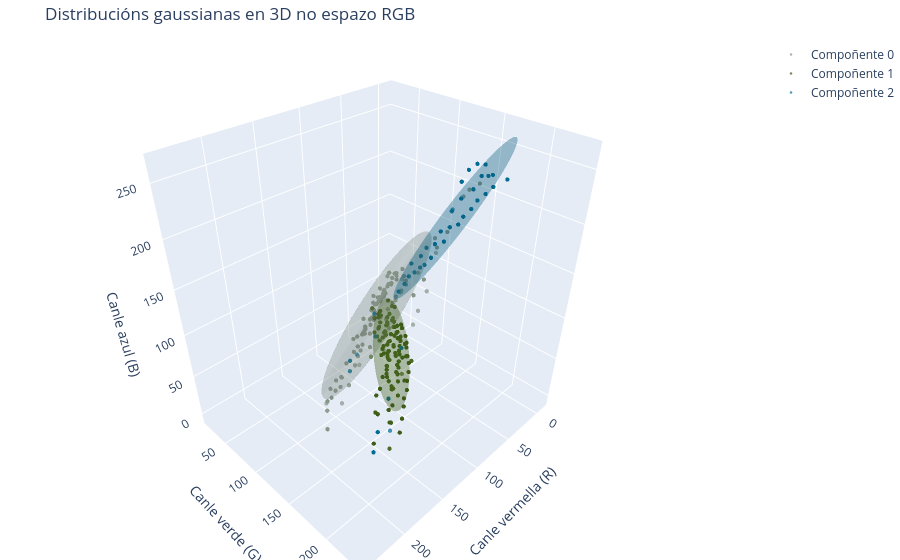

Notebook source saved alongside this figure:
### Markdown cell above
Ahora imos representar as distribucións gaussianas axustadas aos datos.

### Code cell
# Convertemos a cor media de cada compoñente a cadeas de texto "rgb(r,g,b)".
mean_colors_rgb_str = [f'rgb({c[0]}, {c[1]}, {c[2]})' for c in segmented_colors]

# Crearmos a figura de Plotly (interactiva)
fig = go.Figure()

# Tomamos unha mostra aleatoria de píxeles
sample_indices = np.random.choice(pixels.shape[0], size=2000, replace=False)
sample_pixels = pixels[sample_indices]
sample_labels = cluster_labels[sample_indices]

# Engadimos a nube de puntos dos píxeles de mostra á figura
for i in range(gmm.n_components):
    cluster_pixels = sample_pixels[sample_labels == i]
    fig.add_trace(go.Scatter3d(
        x=cluster_pixels[:, 0], 
        y=cluster_pixels[:, 1], 
        z=cluster_pixels[:, 2],
        mode='markers',
        marker=dict(
            size=2.5,
            color=mean_colors_rgb_str[i],
            opacity=0.7
        ),
        name=f'Compoñente {i}'
    ))
    
# Debuxamos os elipsoides 3D
u = np.linspace(0, 2 * np.pi, 40)
v = np.linspace(0, np.pi, 40)
x_sphere = np.outer(np.cos(u), np.sin(v))
y_sphere = np.outer(np.sin(u), np.sin(v))
z_sphere = np.outer(np.ones(np.size(u)), np.cos(v))

for i in range(gmm.n_components):
    mean = gmm.means_[i]
    covariance = gmm.covariances_[i]
    
    eigenvalues, eigenvectors = np.linalg.eigh(covariance)
    radii = 2 * np.sqrt(eigenvalues)
    transform = eigenvectors @ np.diag(radii)
    
    x_ellipsoid, y_ellipsoid, z_ellipsoid = transform @ [x_sphere.flatten(), y_sphere.flatten(), z_sphere.flatten()]
    x_ellipsoid += mean[0]
    y_ellipsoid += mean[1]
    z_ellipsoid += mean[2]
    
    fig.add_trace(go.Surface(
        x=x_ellipsoid.reshape(x_sphere.shape),
        y=y_ellipsoid.reshape(y_sphere.shape),
        z=z_ellipsoid.reshape(z_sphere.shape),
        colorscale=[[0, mean_colors_rgb_str[i]], [1, mean_colors_rgb_str[i]]],
        opacity=0.2,
        showscale=False,
        name=f'Gaussiana {i}',
        hoverinfo='none'
    ))

# Configuración final do deseño do gráfico
fig.update_layout(
    title_text='Distribucións gaussianas en 3D no espazo RGB',
    scene=dict(
        xaxis_title='Canle vermella (R)',
        yaxis_title='Canle verde (G)',
        zaxis_title='Canle azul (B)'
    ),
    margin=dict(l=0, r=0, b=0, t=40)
)

fig.show()

### Figure 1 — Plotly figure (JSON) as saved in the notebook; plotly's stock layout.template omitted (floating-point values rounded to 4 significant figures; data arrays with more than 128 entries replaced by an {"elided": "..."} marker saying what was removed)
{"data": [{"marker": {"color": "rgb(135, 149, 137)", "opacity": 0.7, "size": 2.5}, "mode": "markers", "name": "Compoñente 0", "type": "scatter3d", "x": {"elided": "554 int values"}, "y": {"elided": "554 int values"}, "z": {"elided": "554 int values"}}, {"marker": {"color": "rgb(62, 93, 23)", "opacity": 0.7, "size": 2.5}, "mode": "markers", "name": "Compoñente 1", "type": "scatter3d", "x": {"elided": "1100 int values"}, "y": {"elided": "1100 int values"}, "z": {"elided": "1100 int values"}}, {"marker": {"color": "rgb(2, 109, 148)", "opacity": 0.7, "size": 2.5}, "mode": "markers", "name": "Compoñente 2", "type": "scatter3d", "x": {"elided": "346 int values"}, "y": {"elided": "346 int values"}, "z": {"elided": "346 int values"}}, {"colorscale": [[0, "rgb(135, 149, 137)"], [1, "rgb(135, 149, 137)"]], "hoverinfo": "none", "name": "Gaussiana 0", "opacity": 0.2, "showscale": false, "type": "surface", "x": {"elided": "40x40 float values"}, "y": {"elided": "40x40 float values"}, "z": {"elided": "40x40 float values"}}, {"colorscale": [[0, "rgb(62, 93, 23)"], [1, "rgb(62, 93, 23)"]], "hoverinfo": "none", "name": "Gaussiana 1", "opacity": 0.2, "showscale": false, "type": "surface", "x": {"elided": "40x40 float values"}, "y": {"elided": "40x40 float values"}, "z": {"elided": "40x40 float values"}}, {"colorscale": [[0, "rgb(2, 109, 148)"], [1, "rgb(2, 109, 148)"]], "hoverinfo": "none", "name": "Gaussiana 2", "opacity": 0.2, "showscale": false, "type": "surface", "x": {"elided": "40x40 float values"}, "y": {"elided": "40x40 float values"}, "z": {"elided": "40x40 float values"}}], "layout": {"margin": {"b": 0, "l": 0, "r": 0, "t": 40}, "scene": {"xaxis": {"title": {"text": "Canle vermella (R)"}}, "yaxis": {"title": {"text": "Canle verde (G)"}}, "zaxis": {"title": {"text": "Canle azul (B)"}}}, "title": {"text": "Distribucións gaussianas en 3D no espazo RGB"}}}
